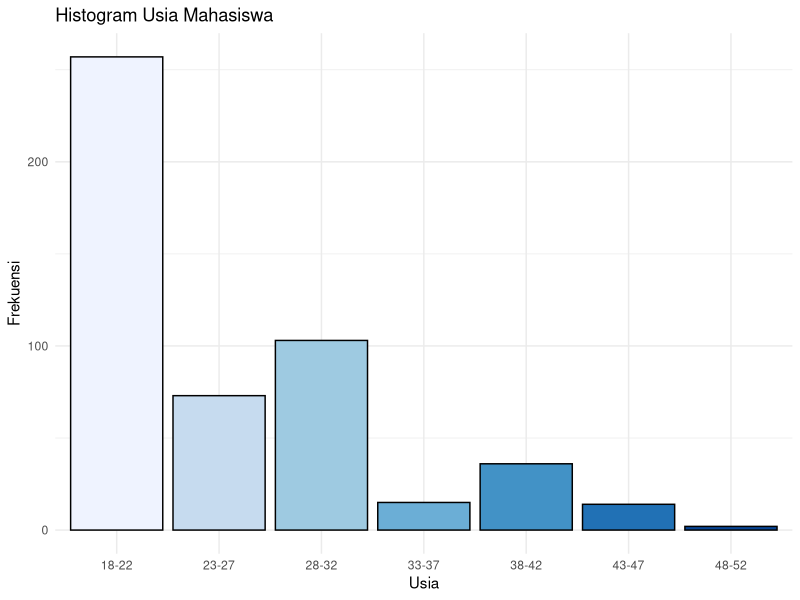
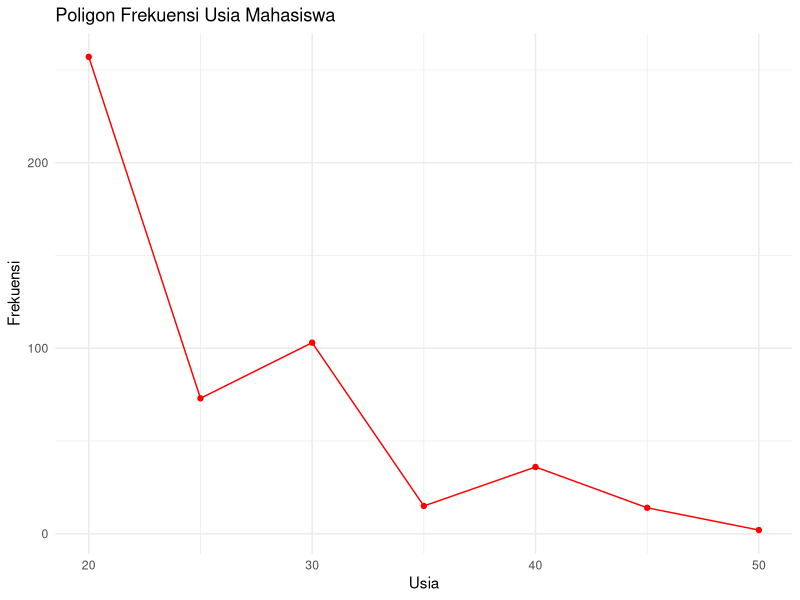

These figures' R source, in order:
# Yusuf

# Import library ggplot2 untuk mendukung soal 1B
library(ggplot2)

# Definisi data sesuai tabel soal
# Untuk umur diambil angka tengah dari tiap kategori
data_usia <- data.frame(
  KATEGORI = c("18-22", "23-27", "28-32", "33-37", "38-42", "43-47", "48-52"),
  UMUR = c(20, 25, 30, 35, 40, 45, 50),
  FREKUENSI = c(257, 73, 103, 15, 36, 14, 2)
)

# Rumus median
median_usia <- median(rep(data_usia$UMUR, data_usia$FREKUENSI))

# Rumus mean
mean_usia <- sum(data_usia$UMUR * data_usia$FREKUENSI) / sum(data_usia$FREKUENSI)

# Rumus modus
modus_usia <- data_usia$UMUR[which.max(data_usia$FREKUENSI)]

# Tampilkan hasil ke terminal
cat("Median usia:", median_usia, "\n")
cat("Mean usia:", mean_usia, "\n")
cat("Modus usia:", modus_usia, "\n")

# Membuat histogram berdasarkan variabel data_usia
histogram <- ggplot(data = data_usia, aes(x = KATEGORI, y = FREKUENSI, fill = KATEGORI)) +
  geom_bar(stat = "identity", color = "black") +
  labs(title = "Histogram Usia Mahasiswa", x = "Usia", y = "Frekuensi") +
  theme_minimal() +
  theme(legend.position = "none") +
  scale_fill_brewer(palette = "Blues")

# Membuat poligon berdasarkan variabel data_usia
poligon <- ggplot(data = data_usia, aes(x = UMUR, y = FREKUENSI)) +
  geom_line(color = "red") +
  geom_point(color = "red") +
  labs(title = "Poligon Frekuensi Usia Mahasiswa", x = "Usia", y = "Frekuensi") +
  theme_minimal()

# Tampilkan plot grafik dalam bentuk image
par(mfrow = c(1, 2))

plot(histogram)
plot(poligon)